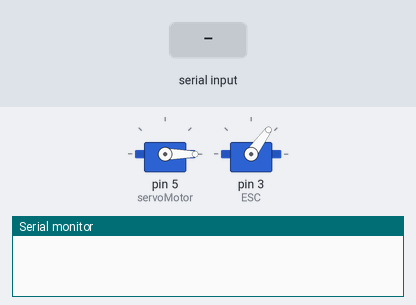
The sketch below on a simulated Arduino Uno, built with avr-gcc and run on an emulated ATmega328P. On the bench: 2 × servo, the last lines printed to the serial monitor. The inputs (shaded band) are chosen by the test bench.

Above: at 1.2 s.
1.3 s: "90,45\n" received over Serial
At 2.6 s:
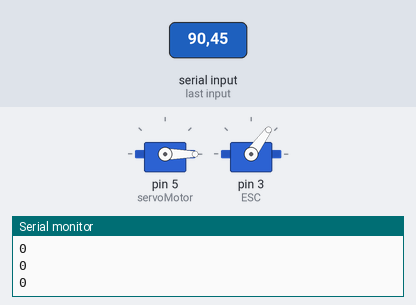
2.9 s: "30,150\n" received over Serial
At 4.0 s:
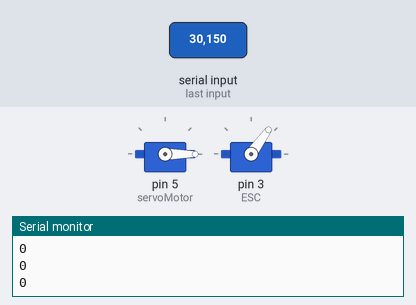
4.5 s: "200\n" received over Serial
At 5.7 s:
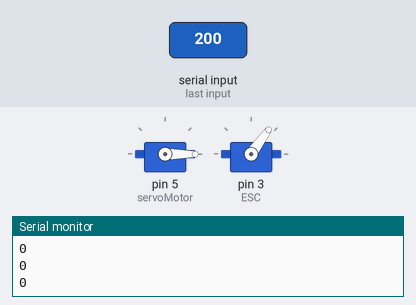
Timing chart, 0 to 7.5 s (numbered marks = the images above; inputs shaded):
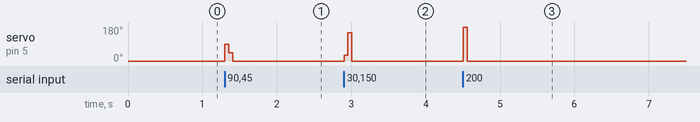

Measured:
- after the input at 1.3 s, servo on pin 5 (servoMotor): 0° → 90° at once, → 45° 0.05 s later, → 0° 0.05 s later
- after the input at 2.9 s, servo on pin 5 (servoMotor): 0° → 30° at once, → 150° 0.05 s later, → 0° 0.05 s later
- after the input at 4.5 s, servo on pin 5 (servoMotor): 0° → 180° at once, → 0° 0.05 s later

The sketch:

Arducraft.ino
```cpp
#include <Servo.h>             // Libarie für Servomotor holen

Servo servoMotor, ESC;              // Servoobjekt erstellen

//nötigen Variablen vordefinieren
long gotDatas, motorLeistung, servoLeistung;

void setup() {
  //HC modul
  Serial.begin(9600);
  Serial.setTimeout(5);
  pinMode(3, OUTPUT);

  servoMotor.attach(5);    //Servo auf 5. PWM-Pin einstellen
  ESC.attach(3);
  //Alle Werte standartmäßig auf 0 setzen
  gotDatas = 0;
  motorLeistung = 0;
  servoLeistung = 0;

  ESC.write(54);
  servoMotor.write(0);
  delay(50);
  return 0;
}

void loop() {
  if (Serial.available())
   {

    gotDatas = Serial.parseInt();                         //Eilesen der Gesamtzahl in (maximal 255.255)
    Serial.println(gotDatas);
    if(gotDatas <= 255180 || gotDatas < 0){
          motorLeistung = gotDatas / 1000;                      //Ersten drei Zahlen für Motor reservieren (255213 / 1000 = 255)
    servoLeistung = gotDatas - (motorLeistung * 1000);    //Letzten drei Zahlen für Servolenkung reservieren (255213 - (255 * 1000) = 213)

   Serial.println(motorLeistung);
   Serial.println(servoLeistung);

   //analogWrite(3, motorLeistung);     //Leistung des Motors über Pin 5 (PD5)
   //Geschwindigkeit = map(motorLeistung, 0, 255, 0, 180);   // Der "MAP-" Befehl wandelt den Messwert aus der Variablen "Drehregler" um, damit er am ESC verarbeitet werden kann. Der Zahlenbereich 0 bis 1023 wird dabei in einen Zahlenwert zwischen 0 und 180 umgewandelt.
   ESC.write(map(motorLeistung, 0, 255, 54, 171));

   servoMotor.write(servoLeistung);     //Leistung des Motors über Pin 6 (PD6)
   delay(50);
    }
   }
}
```
